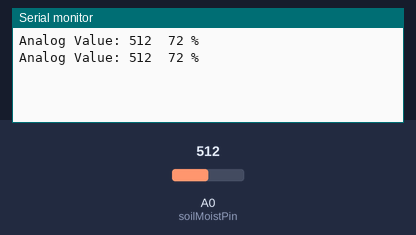
This sketch was run on a simulated Arduino Uno, built with avr-gcc and run on an emulated ATmega328P. Parts: the last lines printed to the serial monitor. The inputs (shaded band) are chosen by the test bench; at power-on: A0 (soilMoistPin) = 512.

Above: at 2.8 s.
2.9 s: A0 (soilMoistPin) set to 372
At 5.2 s:
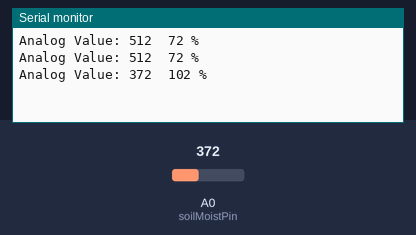
5.6 s: A0 (soilMoistPin) set to 392
At 6.7 s:
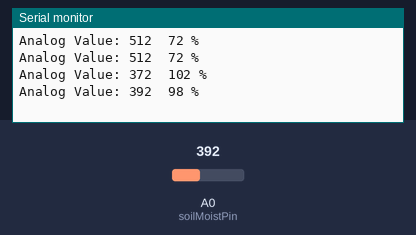
Timing chart, 0 to 8.6 s (numbered marks = the images above; inputs shaded):
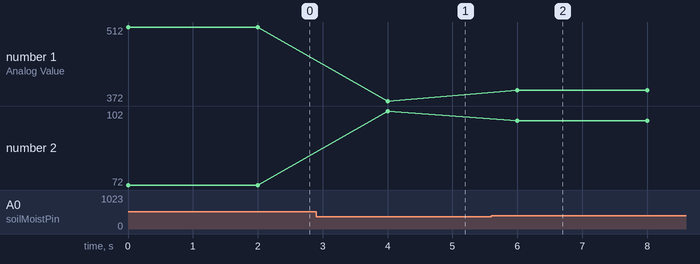

The sketch:

Bodenfeuchtesensor_kapazitiv.ino
```cpp
/*
Project:  Capacitive soil moist Sensor
Author:   Thomas Edlinger for www.edistechlab.com
Date:     Created 13.05.2021
Version:  V1.0
IDE:      Arduino IDE 1.8.13
 
Required Board (Tools -> Board -> Boards Manager...)
 - Board: esp8266 by ESP8266 Community   V2.7.4
 - Board: esp32   by Espressif Systems   V1.0.4

Wirering for the Module:
Modul       ESP32       ESP8266     UNO         Mega
+           3.3V        3.3V        5V          5V
-           GND         GND         GND         GND
A           VP/A0/36    A0          A0          A0
*/

const int soilMoistPin = A0;
const int soilMoistLevelLow = 832;    //Dieser Wert soll von euch entsprechend angepasst werden
const int soilMoistLevelHigh = 382;   //Dieser Wert soll von euch entsprechend angepasst werden

void setup() {
  Serial.begin(115200);
  pinMode(soilMoistPin, INPUT);
}

void loop() {
  int soilMoist = analogRead(soilMoistPin);
  Serial.print("Analog Value: ");
  Serial.print(soilMoist);
  // Auswertung der Bodenfeuchtigkeit in Prozent
  int percentSoilMoist = map(soilMoist, soilMoistLevelHigh, soilMoistLevelLow, 100, 0);
  Serial.print("\t");
  Serial.print(percentSoilMoist);
  Serial.println(" %");
  delay(2000);
}
```

Measured:
- after the input at 2.9 s, the serial monitor: prints a new line after 1.1 s (image 1)
- after the input at 5.6 s, the serial monitor: prints a new line after 0.40 s (image 2)
- plotted number 1: 512 → 372 after the input at 2.9 s, 372 → 392 after the input at 5.6 s
- plotted number 2: 72 → 102 after the input at 2.9 s, 102 → 98 after the input at 5.6 s
